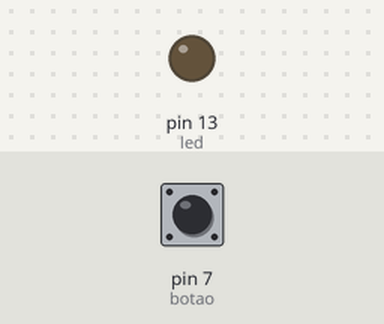
Recording of a sketch running on a simulated Arduino Uno, built with avr-gcc and run on an emulated ATmega328P. On the bench: output pins drawn as LEDs (lit = HIGH). The inputs (shaded band) are chosen by the test bench; at power-on: pin 7 (botao) HIGH.

Above: at 1.2 s.
1.3 s: pin 7 (botao) pulled LOW for 0.15 s
At 2.5 s:
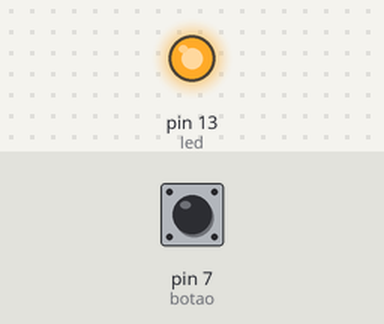
2.9 s: pin 7 (botao) pulled LOW for 1 s
At 3.9 s:
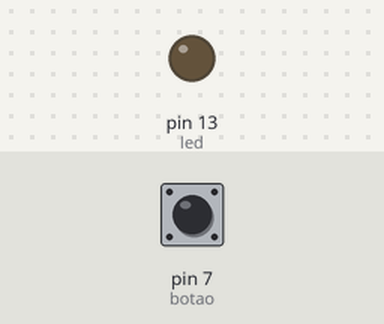
5.4 s: pin 7 (botao) pulled LOW for 3.2 s
At 5.8 s:
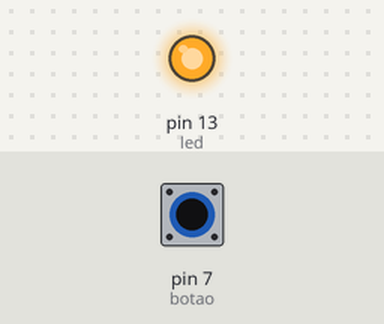
Timing chart, 0 to 8.4 s (numbered marks = the images above; inputs shaded):
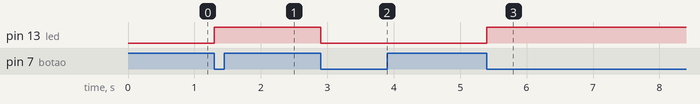

The sketch:

ff_5_interruptorLuz.ino
```cpp
// Projeto 5 - Interruptor de Luz

int botao = 7;
int led = 13;
bool estadoLed = 0;

void setup() {
pinMode(botao, INPUT_PULLUP);
pinMode(led, OUTPUT);
}

void loop() {
  if(digitalRead(botao) == LOW)
  {
    estadoLed = !estadoLed;
    digitalWrite(led, estadoLed);
    while(digitalRead(botao) == LOW);
    delay(100);
  }
}


/*
  level = 0;
  if(botao == HIGH){
    level = level + 1;
    digitalWrite(led, HIGH);
    delay(500);
    digitalWrite(led, LOW);
    delay(500);
  }
  if(botao == LOW){
     level = level;
    }
  if(botao == HIGH){
    level = level + 1;
    digitalWrite(led, HIGH);
    delay(250);
    digitalWrite(led, LOW);
    delay(250);
  }
  if(botao == LOW){
    level = 0;
  }
}
*/
```

Measured:
- after the input at 1.3 s, pin 13 (led): LOW → HIGH at once
- after the input at 2.9 s, pin 13 (led): HIGH → LOW at once
- after the input at 5.4 s, pin 13 (led): LOW → HIGH at once
